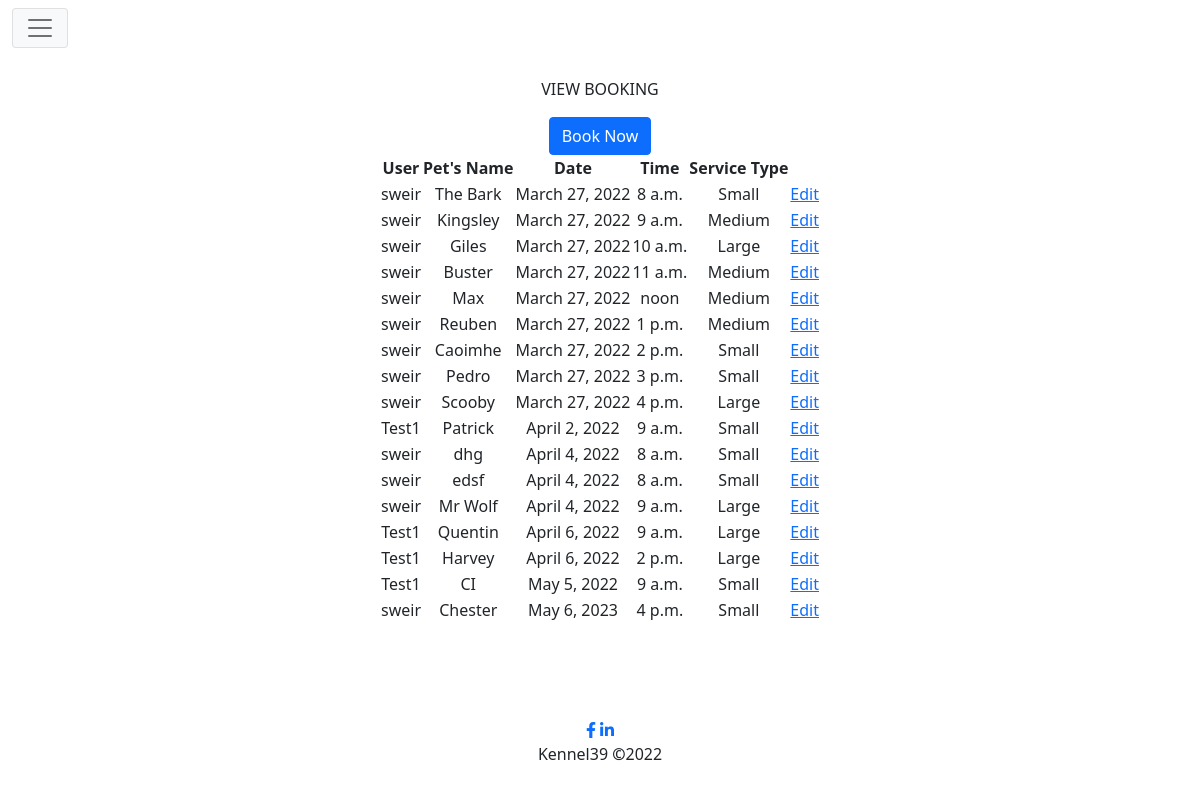
The app's page /bookings/, older data.
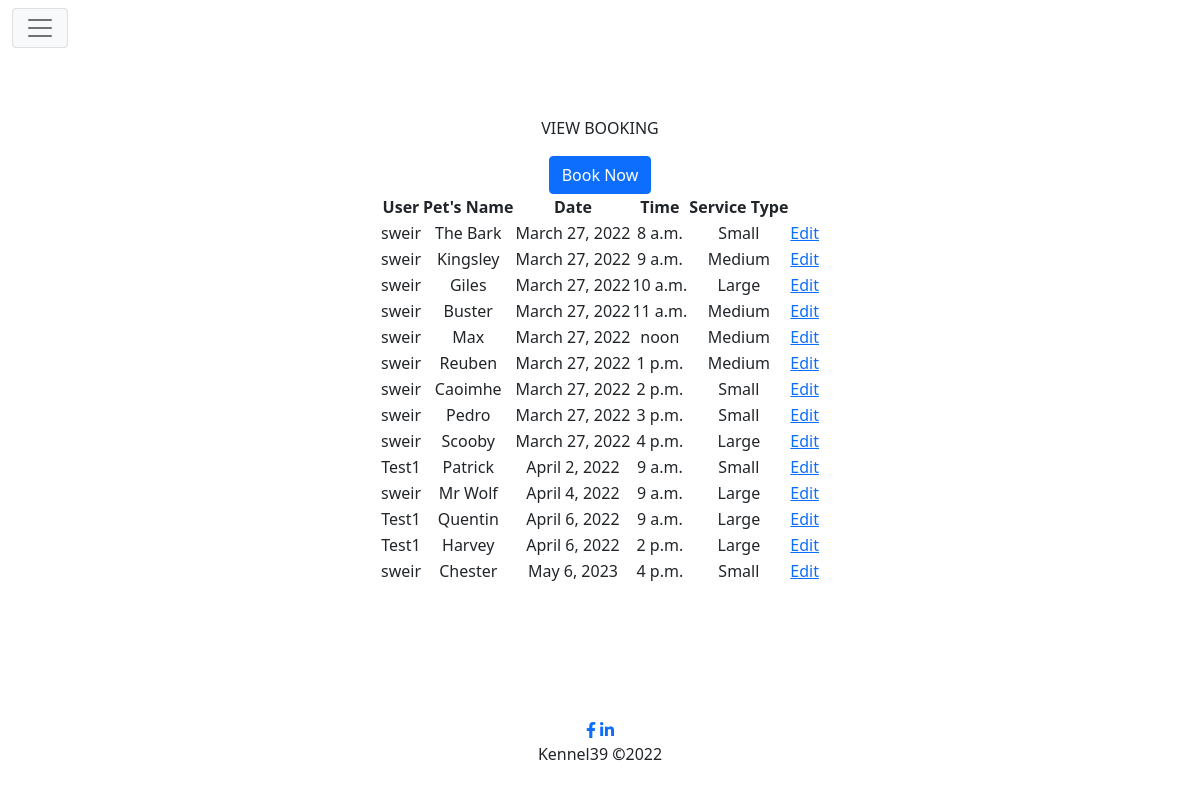
The same page, newer data.
### bookings/models.py (models this page shows, shortened)
class Booking(models.Model):
    class AppointmentTime(datetime.time, models.Choices):
        AM_0800 = 8, 0, 0, '08:00'
        AM_0900 = 9, 0, 0, '09:00'
        AM_1000 = 10, 0, 0, '10:00'
        AM_1100 = 11, 0, 0, '11:00'
        PM_1200 = 12, 0, 0, '12:00'
        PM_1300 = 13, 0, 0, '13:00'
        PM_1400 = 14, 0, 0, '14:00'
        PM_1500 = 15, 0, 0, '15:00'
        PM_1600 = 16, 0, 0, '16:00'
    user = models.ForeignKey(User, on_delete=models.CASCADE)
    pet_name = models.CharField(max_length=15, null=False, blank=False)
    date = models.DateField(null=False, blank=False)
    start_time = models.TimeField(choices=AppointmentTime.choices, null=False, blank=False, default=AppointmentTime.AM_0800)
    service_type = models.ForeignKey(Service, on_delete=models.CASCADE)
    class Meta:
        ordering = ['date', 'start_time']

### services/models.py (models this page shows)
class Service(models.Model):
    service_id = models.AutoField(primary_key=True)
    service_name = models.CharField(max_length=20, null=False, blank=False)
    service_desc = models.TextField(max_length=255, null=False, blank=False)
    def __str__(self):
        return str(self.service_name)

### bookings/views.py (the view)
def view_booking(request):
    bookings = Booking.objects.all()
    context = {
        'bookings': bookings
    }
    return render(request, 'bookings/view_booking.html', context)

### bookings/templates/bookings/view_booking.html
{% extends 'base.html' %}
{% load static %}
{% block content %}
<section class="d-flex flex-column justify-content-center align-items-center text-center h-100">
    <div class="row">
        <div class="col">
            <p>VIEW BOOKING</p>
            <a class="btn btn-primary" href="{% url 'create_booking' %}" role="button">Book Now</a>
            <table>
                <th>User</th>
                <th>Pet's Name</th>
                <th>Date</th>
                <th>Time</th>
                <th>Service Type</th>
                {% for booking in bookings %}
                <tr>
                    <td>{{ booking.user }}</td>
                    <td>{{ booking.pet_name }}</td>
                    <td>{{ booking.date }}</td>
                    <td>{{ booking.start_time }}</td>
                    <td>{{ booking.service_type }}</td>
                    <td>
                        <a href="/edit/{{ booking.id }}">Edit</a>
                    </td>
                </tr>
            {% empty %}
                <tr>
                    <td>There are no booked appointments</td>
                </tr>
            {% endfor %}
            </table>
        </div>
    </div>
{% endblock %}

Row changes from the older to the newer data that the page shows:
removed Booking: user "sweir", pet_name "dhg", date "April 4, 2022", start_time "8 a.m.", service_type "Small"
removed Booking: user "sweir", pet_name "edsf", date "April 4, 2022", start_time "8 a.m.", service_type "Small"
removed Booking: user "Test1", pet_name "CI", date "May 5, 2022", start_time "9 a.m.", service_type "Small"
